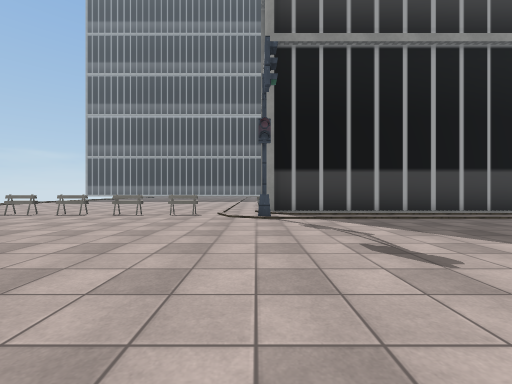
[1] (above)

19 first-person views from a walk through a Unity game level. The camera is 1.2 m above the floor, looks level and sees 90° across. The floor is counted in squares, 2 m on a side. Each view is taken from the middle of a square. On the plan, view 1 faces up. The plan holds only what a view shows up to about 9 squares ahead; the rest is blank. The place goes on beyond the plan. The player is left out. Some surface patterns are stand-ins.

[2]
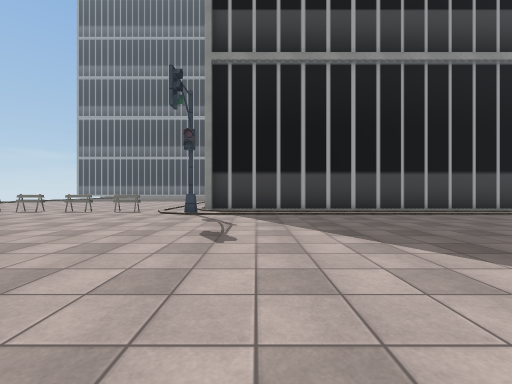

[3]
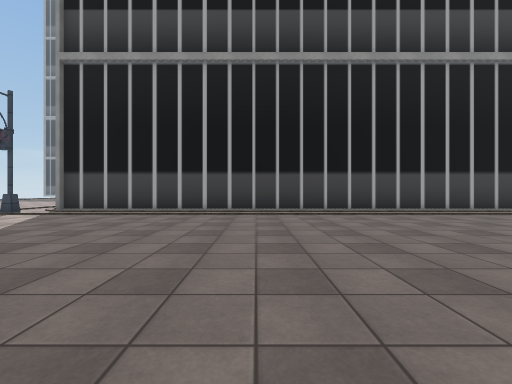

[4]
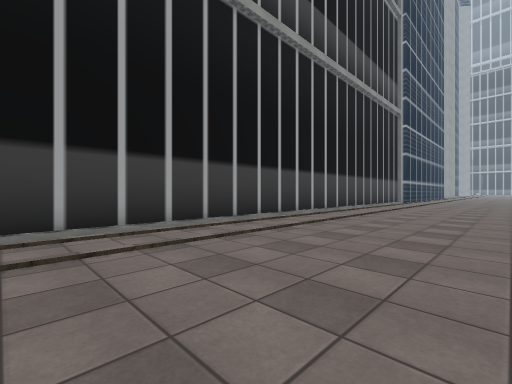

[5]
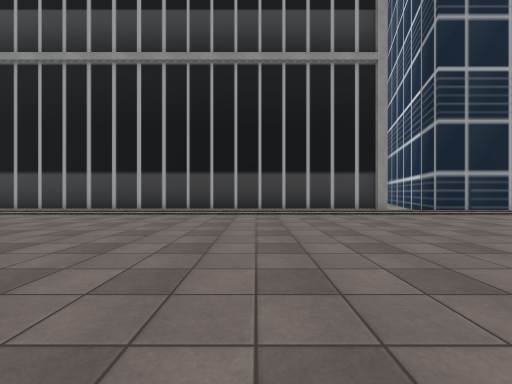

[6]
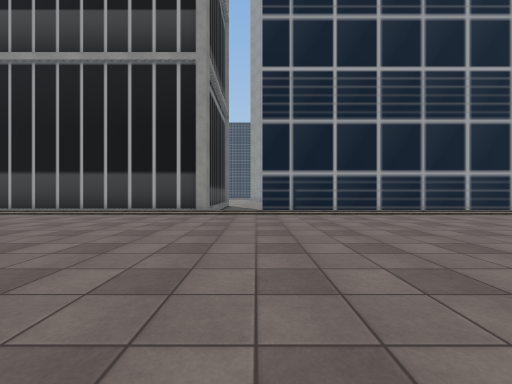

[7]
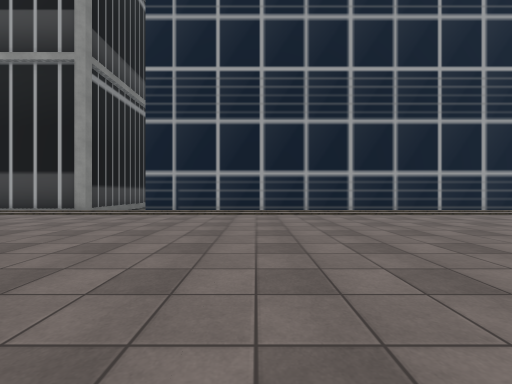

[8]
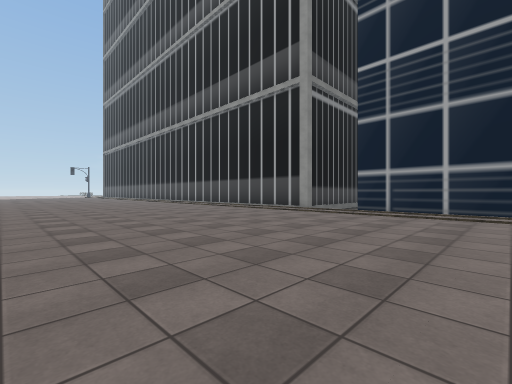

[9]
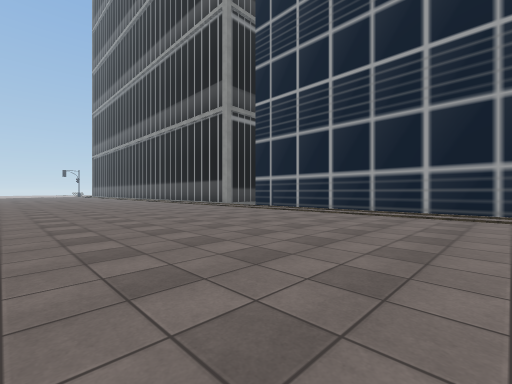

[10]
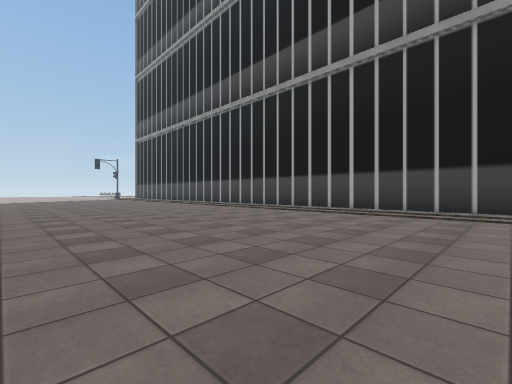

[11]
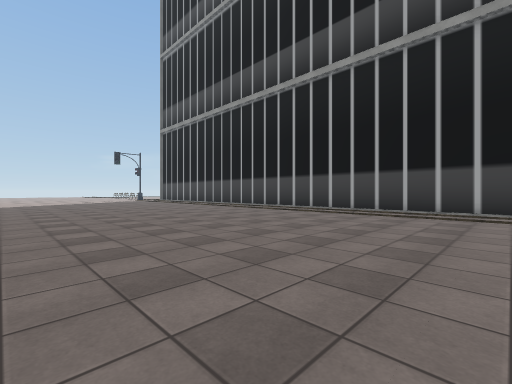

[12]
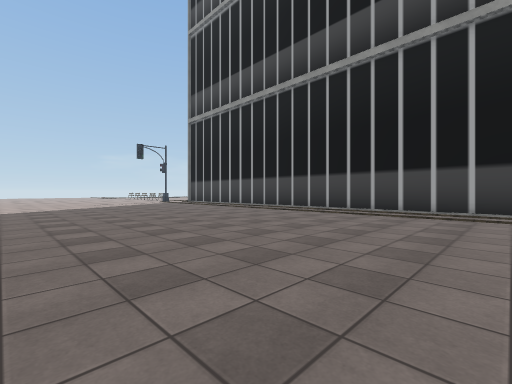

[13]
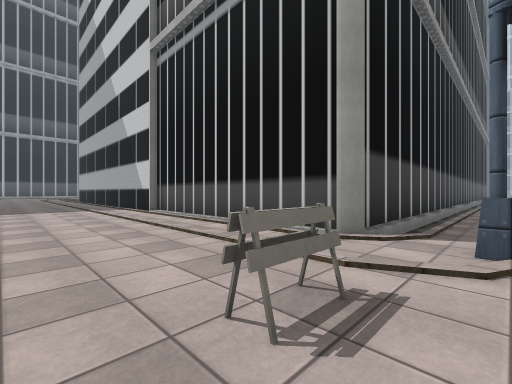

[14]
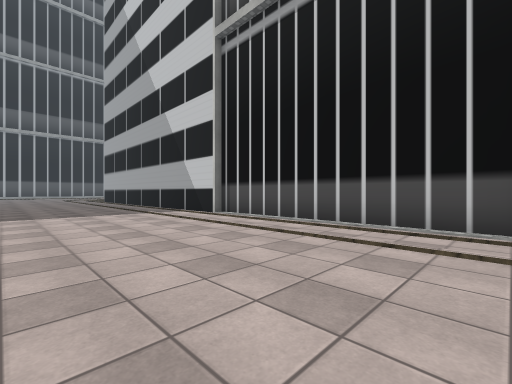

[15]
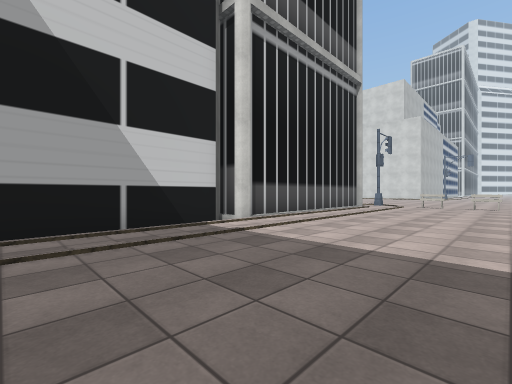

[16]
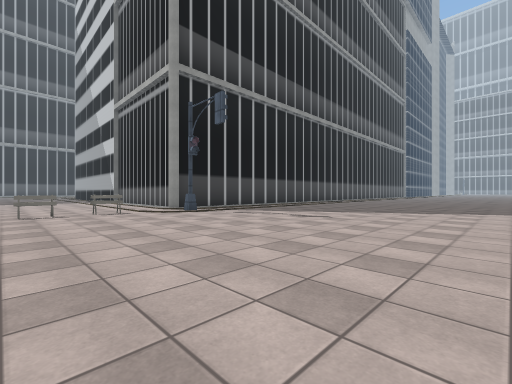

[17]
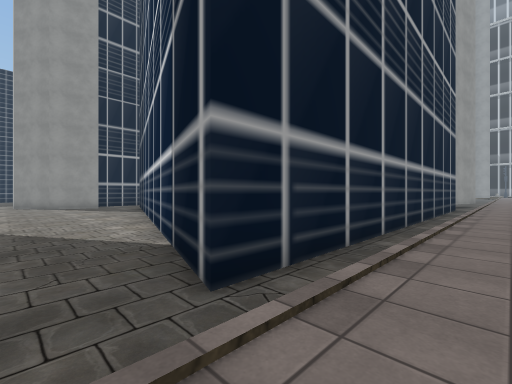

[18]
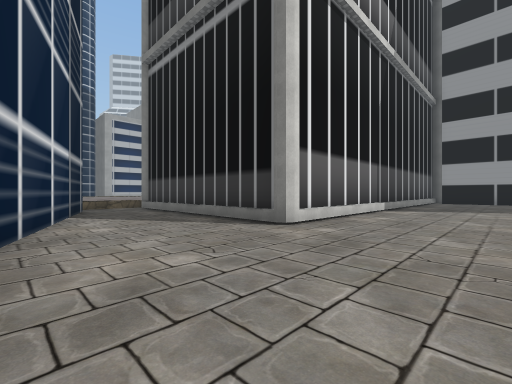

[19]
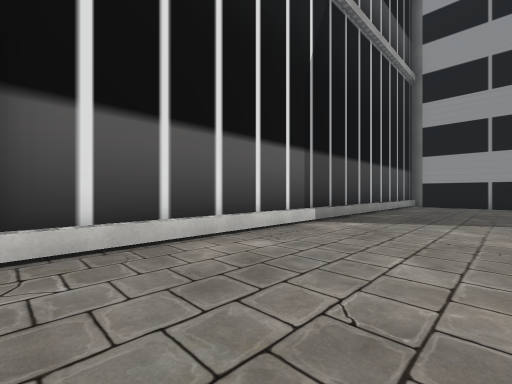

### Floor plan
Key: @ floor where view 1 was taken; # wall or solid block; . main floor; - floor 0.5 m lower than the main floor; / step, stairs or slope; B block; O other object.
Columns run from 4 left of view 1 to 39 right of it. Each row starts with its distance up from view 1.
 18 ..../#                           --
 17 ..../#              #----------------
 16 ..../#              #----------------
 15 ..../#               ----------------#
 14 ..../#                ###########----#
 13 ..../#                          #---##
 12 ..../#                          #---#
 11 ..../#                          #---#
 10 ..../#                          #--##
  9 ..../#                          #--#
  8 ..../############################-/#########
  7 BBB..///////////////////////////////////////
  6 ....O.......................................
  5 ............................................
  4 ............................................
  3 ............................................
  2 ............................................
  1 ............................................
  0 ....@.......................................
 -1 ............................................

Where each view was taken, in squares from view 1:
view 1: 0 up, 0 right, facing up
view 2: 1 down, 2 right, facing up
view 3: 1 down, 7 right, facing up
view 4: 3 up, 12 right, facing up-right
view 5: 1 down, 24 right, facing up
view 6: 1 down, 30 right, facing up
view 7: 1 down, 34 right, facing up
view 8: 1 down, 34 right, facing up-left
view 9: 1 down, 39 right, facing up-left
view 10: 1 down, 24 right, facing up-left
view 11: 1 down, 19 right, facing up-left
view 12: 1 down, 15 right, facing up-left
view 13: 6 up, 3 left, facing up-right
view 14: 8 up, 4 left, facing up-right
view 15: 18 up, 4 left, facing down-right
view 16: 1 down, 4 left, facing up-right
view 17: 6 up, 29 right, facing up-right
view 18: 17 up, 32 right, facing down-left
view 19: 17 up, 28 right, facing down-left
